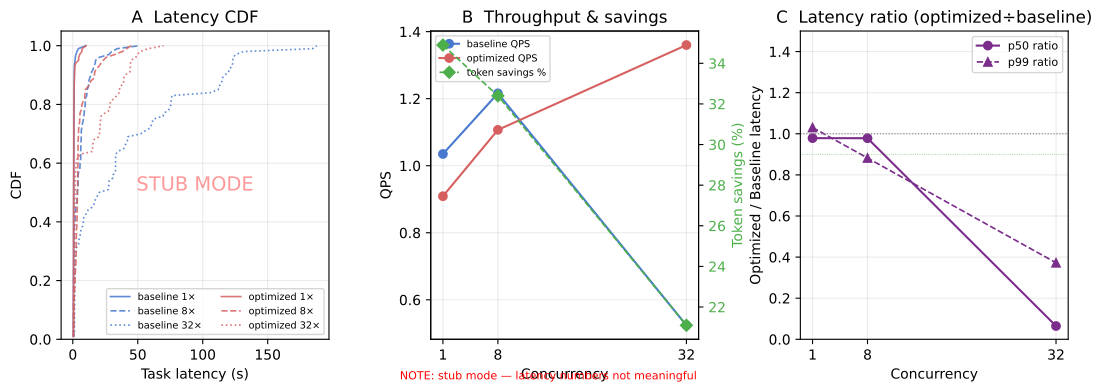

The script that saved this image:
"""Figure: end-to-end latency and throughput under concurrent load.

Reads bench/paper_results/concurrency_bench.csv and
bench/paper_results/concurrency_bench_summary.csv and produces a
3-panel figure:

  Panel A  Latency CDF — per-task latency distributions for baseline
           and optimized at each concurrency level.

  Panel B  Throughput and token savings vs. concurrency — shows QPS
           scales sub-linearly (API-bound) but optimization advantage
           holds across levels.

  Panel C  Latency slowdown ratio — optimized/baseline p50 latency
           at each concurrency level (should stay ≤ 1.0, ideally < 1.0
           once token savings kick in).

Usage:
    python bench/paper_figures/fig_concurrency.py
    python bench/paper_figures/fig_concurrency.py --out bench/paper_figures/fig_concurrency.pdf
"""

from __future__ import annotations

import argparse
import csv
import sys
from collections import defaultdict
from pathlib import Path

_REPO = Path(__file__).resolve().parent.parent.parent
sys.path.insert(0, str(_REPO / "python"))

try:
    import matplotlib
    matplotlib.use("Agg")
    import matplotlib.pyplot as plt
    import matplotlib.ticker as mticker
    import numpy as np
    _HAS_MPL = True
except ImportError:
    _HAS_MPL = False

PAPER_RESULTS = _REPO / "bench" / "paper_results"
DETAIL_CSV = PAPER_RESULTS / "concurrency_bench.csv"
SUMMARY_CSV = PAPER_RESULTS / "concurrency_bench_summary.csv"

_COLORS = {
    "baseline": "#4878CF",
    "optimized": "#D65F5F",
}
_MARKERS = {1: "o", 8: "s", 32: "^"}
_LINESTYLES = {1: "-", 8: "--", 32: ":"}


def _load_detail() -> dict[tuple[int, str], list[float]]:
    """Returns {(concurrency, condition): [latency_s, ...]}"""
    data: dict[tuple[int, str], list[float]] = defaultdict(list)
    with DETAIL_CSV.open() as f:
        for row in csv.DictReader(f):
            key = (int(row["concurrency"]), row["condition"])
            data[key].append(float(row["latency_s"]))
    return data


def _load_summary() -> list[dict]:
    rows = []
    with SUMMARY_CSV.open() as f:
        for row in csv.DictReader(f):
            rows.append({
                "concurrency": int(row["concurrency"]),
                "condition": row["condition"],
                "qps": float(row["qps"]),
                "p50_latency_s": float(row["p50_latency_s"]),
                "p95_latency_s": float(row["p95_latency_s"]),
                "p99_latency_s": float(row["p99_latency_s"]),
                "mean_prompt_tokens": float(row["mean_prompt_tokens"]),
                "token_savings_pct": float(row["token_savings_pct"]),
                "stub_mode": int(row.get("stub_mode", "0")),
            })
    return rows


def plot(out_path: Path) -> None:
    if not _HAS_MPL:
        print("matplotlib not available — skipping figure generation")
        return
    if not DETAIL_CSV.exists() or not SUMMARY_CSV.exists():
        print(f"Missing CSVs under {PAPER_RESULTS} — run run_concurrency_bench.py first")
        return

    detail = _load_detail()
    summary = _load_summary()

    concurrency_levels = sorted({r["concurrency"] for r in summary})
    stub_mode = any(r["stub_mode"] for r in summary)

    fig, axes = plt.subplots(1, 3, figsize=(13, 4))
    fig.subplots_adjust(wspace=0.38)

    # ------------------------------------------------------------------
    # Panel A: Latency CDF
    # ------------------------------------------------------------------
    ax = axes[0]
    for cond in ["baseline", "optimized"]:
        for conc in concurrency_levels:
            lats = sorted(detail.get((conc, cond), []))
            if not lats:
                continue
            n = len(lats)
            cdf = [(i + 1) / n for i in range(n)]
            ax.plot(
                lats, cdf,
                color=_COLORS[cond],
                linestyle=_LINESTYLES.get(conc, "-"),
                linewidth=1.2,
                alpha=0.85,
                label=f"{cond} {conc}×",
            )

    ax.set_xlabel("Task latency (s)")
    ax.set_ylabel("CDF")
    ax.set_title("A  Latency CDF")
    ax.set_ylim(0, 1.05)
    ax.grid(True, alpha=0.25)
    ax.legend(fontsize=7, ncol=2)
    if stub_mode:
        ax.text(0.5, 0.5, "STUB MODE", transform=ax.transAxes,
                ha="center", va="center", color="red", alpha=0.4, fontsize=14)

    # ------------------------------------------------------------------
    # Panel B: QPS + token savings vs. concurrency
    # ------------------------------------------------------------------
    ax = axes[1]
    ax2 = ax.twinx()

    for cond in ["baseline", "optimized"]:
        xs = []
        qps_vals = []
        tok_vals = []
        for r in sorted(summary, key=lambda r: r["concurrency"]):
            if r["condition"] != cond:
                continue
            xs.append(r["concurrency"])
            qps_vals.append(r["qps"])
            tok_vals.append(r["token_savings_pct"])
        if not xs:
            continue
        ax.plot(
            xs, qps_vals,
            color=_COLORS[cond],
            marker="o",
            linewidth=1.5,
            label=f"{cond} QPS",
        )
        if cond == "optimized":
            ax2.plot(
                xs, tok_vals,
                color="#4DAF4A",
                marker="D",
                linestyle="--",
                linewidth=1.2,
                label="token savings %",
            )

    ax.set_xlabel("Concurrency")
    ax.set_ylabel("QPS")
    ax2.set_ylabel("Token savings (%)", color="#4DAF4A")
    ax2.tick_params(axis="y", labelcolor="#4DAF4A")
    ax.set_title("B  Throughput & savings")
    ax.set_xticks(concurrency_levels)
    ax.grid(True, alpha=0.25)
    lines1, labels1 = ax.get_legend_handles_labels()
    lines2, labels2 = ax2.get_legend_handles_labels()
    ax.legend(lines1 + lines2, labels1 + labels2, fontsize=7)

    # ------------------------------------------------------------------
    # Panel C: Latency slowdown ratio (optimized p50 / baseline p50)
    # ------------------------------------------------------------------
    ax = axes[2]

    # Build dicts for easy lookup
    base_p50 = {r["concurrency"]: r["p50_latency_s"]
                for r in summary if r["condition"] == "baseline"}
    opt_p50  = {r["concurrency"]: r["p50_latency_s"]
                for r in summary if r["condition"] == "optimized"}
    base_p99 = {r["concurrency"]: r["p99_latency_s"]
                for r in summary if r["condition"] == "baseline"}
    opt_p99  = {r["concurrency"]: r["p99_latency_s"]
                for r in summary if r["condition"] == "optimized"}

    xs = sorted(set(base_p50) & set(opt_p50))
    ratios_p50 = [opt_p50[c] / base_p50[c] if base_p50[c] > 0 else 1.0 for c in xs]
    ratios_p99 = [opt_p99.get(c, 0) / base_p99.get(c, 1) if base_p99.get(c, 0) > 0 else 1.0
                  for c in xs]

    ax.plot(xs, ratios_p50, color="#7B2D8B", marker="o", linewidth=1.5, label="p50 ratio")
    ax.plot(xs, ratios_p99, color="#7B2D8B", marker="^", linestyle="--",
            linewidth=1.2, label="p99 ratio")
    ax.axhline(1.0, color="gray", linewidth=0.8, linestyle=":")
    ax.axhline(0.9, color="green", linewidth=0.6, linestyle=":", alpha=0.5)

    ax.set_xlabel("Concurrency")
    ax.set_ylabel("Optimized / Baseline latency")
    ax.set_title("C  Latency ratio (optimized÷baseline)")
    ax.set_xticks(xs)
    ax.set_ylim(0, 1.5)
    ax.grid(True, alpha=0.25)
    ax.legend(fontsize=8)

    if stub_mode:
        fig.text(0.5, 0.01, "NOTE: stub mode — latency numbers not meaningful",
                 ha="center", fontsize=8, color="red")

    fig.savefig(str(out_path), bbox_inches="tight", dpi=150)
    print(f"Saved {out_path}")
    plt.close(fig)


def _print_summary_table() -> None:
    if not SUMMARY_CSV.exists():
        print("No summary CSV yet.")
        return
    summary = _load_summary()
    print(f"\n{'conc':>5}  {'condition':>12}  {'QPS':>7}  {'p50':>7}  "
          f"{'p95':>7}  {'p99':>7}  {'tokens':>8}  {'savings':>8}")
    print("-" * 72)
    for r in sorted(summary, key=lambda r: (r["concurrency"], r["condition"])):
        print(
            f"{r['concurrency']:>5}  {r['condition']:>12}  "
            f"{r['qps']:>7.2f}  {r['p50_latency_s']:>7.3f}  "
            f"{r['p95_latency_s']:>7.3f}  {r['p99_latency_s']:>7.3f}  "
            f"{r['mean_prompt_tokens']:>8.0f}  {r['token_savings_pct']:>7.1f}%"
        )


def main(argv: list[str] | None = None) -> None:
    ap = argparse.ArgumentParser()
    ap.add_argument(
        "--out",
        type=Path,
        default=Path(__file__).parent / "fig_concurrency.pdf",
    )
    args = ap.parse_args(argv)
    _print_summary_table()
    plot(args.out)


if __name__ == "__main__":
    main()
